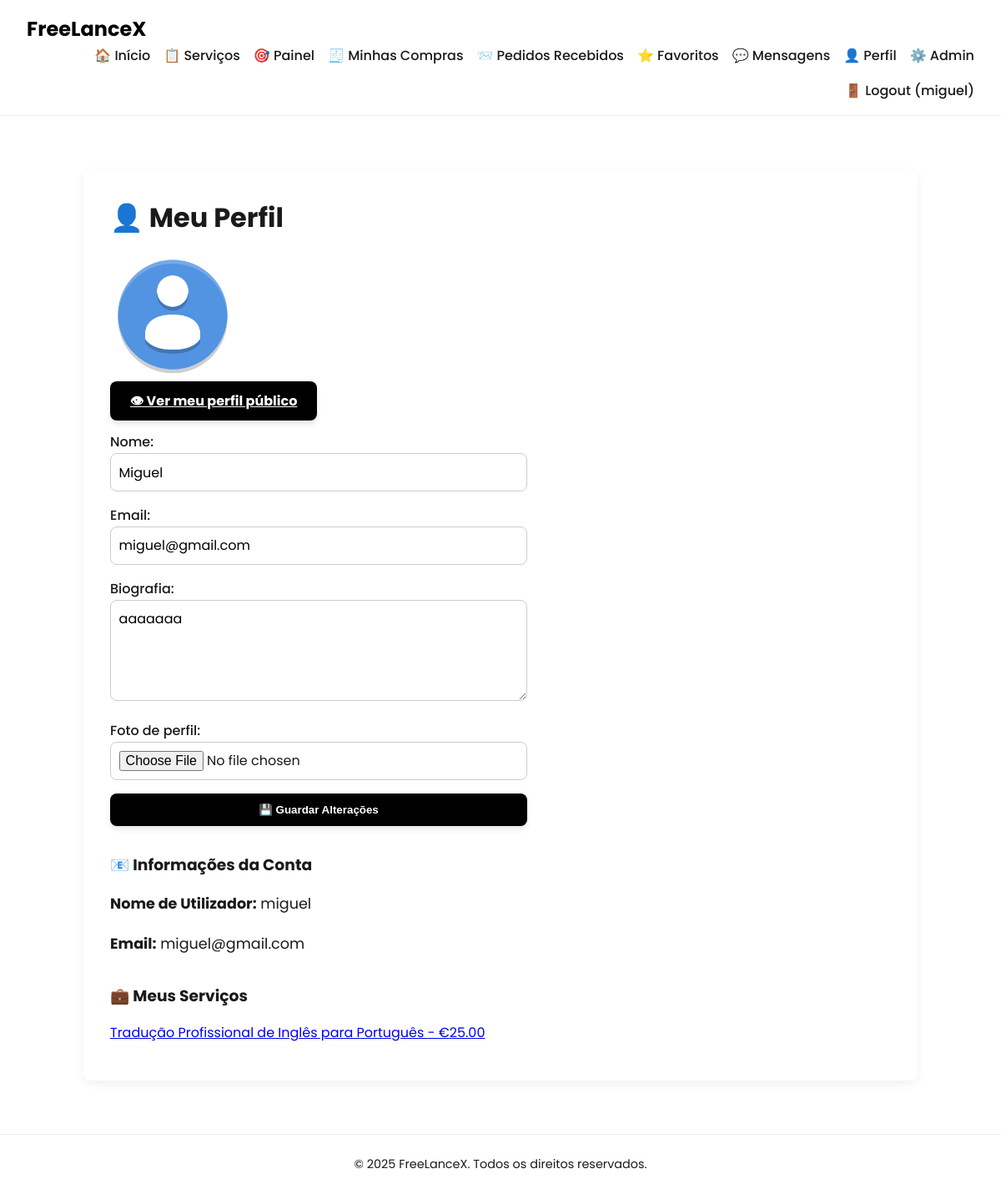
Screenshot of /pages/profile.php (signed in) with the database file from the repository.
### tables this page shows
CREATE TABLE profiles (
    user_id INTEGER PRIMARY KEY,
    name TEXT,
    bio TEXT,
    profile_image TEXT,
    FOREIGN KEY(user_id) REFERENCES users(id)
);

CREATE TABLE users (
    id INTEGER PRIMARY KEY AUTOINCREMENT,
    username TEXT NOT NULL UNIQUE,
    email TEXT NOT NULL UNIQUE,
    password_hash TEXT NOT NULL,
    is_admin INTEGER DEFAULT 0
);

CREATE TABLE services (
    id INTEGER PRIMARY KEY AUTOINCREMENT,
    freelancer_id INTEGER NOT NULL,
    title TEXT NOT NULL,
    description TEXT,
    price REAL NOT NULL,
    delivery_time TEXT NOT NULL,
    category TEXT, 
    media_path TEXT,
    is_promoted INTEGER DEFAULT 0, currency TEXT DEFAULT 'USD', status TEXT DEFAULT 'pendente',
    FOREIGN KEY(freelancer_id) REFERENCES users(id)
);

### pages/profile.php (the view, shortened to what this page needs)
<?php
require_once(__DIR__ . '/../includes/db.php');
$user_id = $_SESSION['user_id'];
$stmt = $db->prepare('
    SELECT u.username, u.email, p.name, p.bio, p.profile_image
    FROM users u
    LEFT JOIN profiles p ON u.id = p.user_id
    WHERE u.id = ?
');
$stmt->execute([$user_id]);
$user = $stmt->fetch(PDO::FETCH_ASSOC);
?>
<!DOCTYPE html>
<html lang="pt">
<?php include(__DIR__ . '/../includes/head.php'); ?>
<body>
<?php include(__DIR__ . '/../includes/header.php'); ?>
<main class="dashboard-container">
    <h2>👤 Meu Perfil</h2>
    <?php
    $profileImg = !empty($user['profile_image'])
        ? htmlspecialchars($user['profile_image'])
        : 'uploads/profiles/default_profile.png';
    ?>
    <img src="/<?= $profileImg ?>" alt="Foto de Perfil" class="profile-picture" width="150" style="border-radius: 50%; margin-bottom: 1rem;">
    <p>
        <a href="public_profile.php?id=<?= $_SESSION['user_id'] ?>" class="primary-btn">
            👁 Ver meu perfil público
        </a>
    </p>
    <form method="post" enctype="multipart/form-data" class="auth-form" style="max-width: 500px;">
        <label>Nome:
            <input type="text" name="name" maxlength="100" value="<?= htmlspecialchars($user['name'] ?? '') ?>">
        </label>
        <label>Email:
            <input type="email" name="email" value="<?= htmlspecialchars($user['email']) ?>">
        </label>
        <label>Biografia:
            <textarea name="bio" maxlength="1000" rows="4"><?= htmlspecialchars($user['bio'] ?? '') ?></textarea>
        </label>
        <label>Foto de perfil:
            <input type="file" name="profile_image" accept="image/*">
        </label>
        <button type="submit" class="primary-btn">💾 Guardar Alterações</button>
    </form>
    <h3 style="margin-top: 2rem;">📧 Informações da Conta</h3>
    <ul class="stats-list">
        <li><strong>Nome de Utilizador:</strong> <?= htmlspecialchars($user['username']) ?></li>
        <li><strong>Email:</strong> <?= htmlspecialchars($user['email']) ?></li>
    </ul>
    <h3 style="margin-top: 2rem;">💼 Meus Serviços</h3>
    <ul class="service-list">
        <?php
        $stmt = $db->prepare('SELECT id, title, price FROM services WHERE freelancer_id = ? AND status = "aprovado"');
        $stmt->execute([$user_id]);
        $services = $stmt->fetchAll(PDO::FETCH_ASSOC);
        if ($services):
            foreach ($services as $service): ?>
                <li>
                    <a href="service_detail.php?id=<?= $service['id'] ?>">
                        <?= htmlspecialchars($service['title']) ?> - €<?= number_format($service['price'], 2) ?>
                    </a>
                </li>
            <?php endforeach;
        else:
            echo '<li class="no-services">Ainda não publicaste serviços aprovados.</li>';
        endif;
        ?>
    </ul>
</main>
<?php include(__DIR__ . '/../includes/footer.php'); ?>
</body>
</html>

### css/style.css (style rules this page uses)
:root { --primary: #000000; --bg-light: #ffffff; --text-color: #1a1a1a; --accent: #0070f3; --radius: 8px; --transition: all 0.3s ease-in-out; }
* { margin: 0; padding: 0; box-sizing: border-box; }
body { font-family: 'Poppins', sans-serif; background-color: var(--bg-light); color: var(--text-color); line-height: 1.6; }
main { max-width: 1000px; margin: 4rem auto 2rem auto; padding: 2rem; }
.primary-btn { background: var(--primary); color: #fff; padding: 12px 24px; border-radius: var(--radius); font-weight: bold; border: none; cursor: pointer; transition: var(--transition); box-shadow: 0 4px 6px rgba(0,0,0,0.1); }
.auth-form { display: flex; flex-direction: column; gap: 1rem; margin-top: 1.5rem; }
.auth-form label { text-align: left; font-weight: 500; }
.auth-form input, .auth-form textarea { padding: 0.6rem; border: 1px solid #ccc; border-radius: var(--radius); font-size: 1rem; width: 100%; font-family: 'Poppins', sans-serif; resize: vertical; }
.dashboard-container { max-width: 1000px; margin: 4rem auto; padding: 2rem; background: #fff; border-radius: var(--radius); box-shadow: 0 4px 12px rgba(0, 0, 0, 0.06); }
.dashboard-container h2 { font-size: 2rem; margin-bottom: 1rem; }
.service-list { list-style: none; padding: 0; }
.stats-list { list-style: none; padding-left: 0; margin-top: 2rem; font-size: 1.1rem; line-height: 1.8; }
.stats-list li { margin-bottom: 1rem; }
.profile-picture { width: 150px; height: 150px; object-fit: cover; border-radius: 50%; margin-bottom: 1rem; display: block; }
.stats-list, .service-list { list-style: none; padding-left: 0; margin-top: 1rem; }
.service-list li { margin-bottom: 0.75rem; }

### rows the page displays
profiles: name "Miguel", email "miguel@gmail.com", bio "aaaaaaa", user_id.username "miguel", user_id.email "miguel@gmail.com"
services: title "Tradução Profissional de Inglês para Português", price "25.00"

### other values shown
$_SESSION['username'] "miguel"
